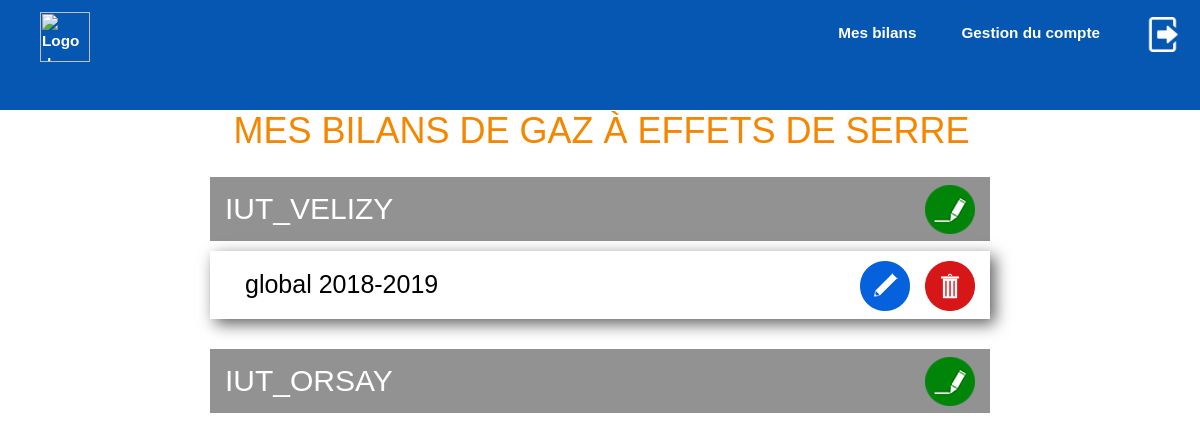
Before: /voirBC.php (signed in) with the older database file.
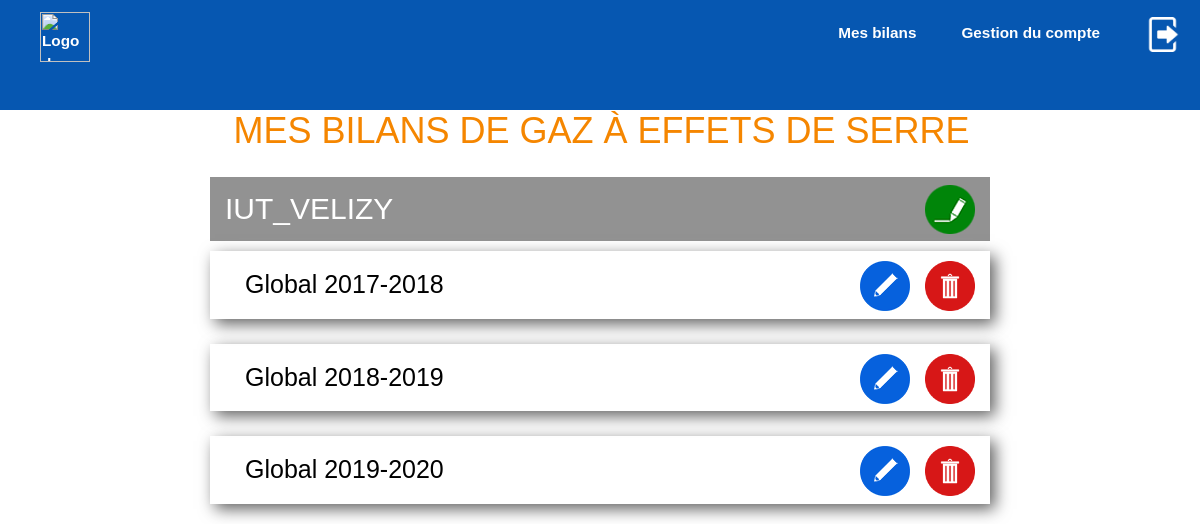
After: the same page with the newer database file.
### tables this page shows
CREATE TABLE `liaison` (
  `Utilisateur` varchar(20) NOT NULL,
  `Etablissement` varchar(30) NOT NULL
);

CREATE TABLE `bilan_carbone` (
  `Id` int(11) NOT NULL,
  `Nom` varchar(20) NOT NULL,
  `Etablissement` varchar(20) NOT NULL,
  `Periode` varchar(11) NOT NULL
);

### fonction/fonctionsBilan.php (the view, shortened to what this page needs)
<?php
		function affichage_bilan($connexion){
			$tables="liaison";
			$requete="SELECT Etablissement FROM $tables where Utilisateur='{$_SESSION['id']}'";
			$resultat=mysqli_query($connexion,$requete);
			while(!is_null($ligne=mysqli_fetch_row($resultat))){
				echo "
					<div class = 'titre'>
						<h2 class = 'etablissement'>$ligne[0]</h2>
						<a class = 'creer' href = 'creerBC.php'>
							<img src='Images/creer.png' alt='Créer un bilan' title='Créer un bilan'>
						</a>
					</div>
					";
				$tables="bilan_carbone";
				$requete="SELECT id,nom,Periode FROM $tables where Etablissement='{$ligne[0]}'";
				$bilan=mysqli_query($connexion,$requete);
				while(!is_null($mesBilans=mysqli_fetch_row($bilan))) {
					echo "
						<div class = 'bilan'>
							<a class = 'nom-bilan' href='voirPoste.php?bilan=$mesBilans[0]'>
								<h3 class = 'titreBilan'>
									$mesBilans[1] $mesBilans[2]
								</h3>
							</a>
							<div class = 'actions'>
								<a class = 'action' href = 'modifierBC.php?bilan=$mesBilans[0]' alt = 'Modifier le bilan' id = 'modifier' title = 'Modifier le bilan'>
									<img src='Images/modifier.png' alt='Modifier le bilan' title='Modifier le bilan'>
								</a>
								<a class = 'action' href = 'supprimer.php?bilan=$mesBilans[0]' alt = 'Supprimer le bilan' id = 'supprimer' title = 'Supprimer le bilan'>
									<img src='Images/supprimer.png' alt='Supprimer le bilan' title='Supprimer le bilan'>
								</a>
							</div>
						</div>";
				}
			}
		}
?>

### voirBC.php (shortened to what this page needs)
<html>
	<?php
		require("fonction/fonction.php");
		require("fonction/fonctionsBilan.php");
		if(!$connexion=connexion()){
			die();
		}
	?>
	<head>
		<link rel="stylesheet" href="css/style.css">
		<link rel="stylesheet" href="css/bilan_poste.css">
	</head>
	<header>
		<?php
			navigation();
		?>
	</header>
	<body>
		<h1>
			Mes bilans de gaz à effets de serre
		</h1>
		<div id = "afficherBC">
			<?php
				affichage_bilan($connexion);
			?>
		</div>
	</body>
</html>

### fonction/fonction.php (shortened to what this page needs)
<html>
	<head>
	</head>
	<?php
		function navigation(){
			echo "
				<nav>
					<ul id = 'menu1'>
						<li>
							<a href = 'http://www.iut-velizy-rambouillet.uvsq.fr/' title = \"Lien vers le site de l'IUT de Vélizy\">
								<img class = 'logo_IUT' src = 'Images/Logo.png' alt = \"Logo de l'IUT de Vélizy\">
							</a>
						</li>
					</ul>
					<ul id = 'menu2'>
						<li class = 'droite'>
							<a href = 'voirBC.php' class = 'texte'>
								Mes bilans
							</a>
						</li>
						<li class = 'droite'>
							<a href = 'gestionDuCompte.php' class = 'texte'>
								Gestion du compte
							</a>
						</li>
						<li class = 'droite'>
							<a class = 'deconnexion' onclick = \"return confirm('Souhaitez-vous quitter votre session ?');\" href = 'deconnexion.php'>
								<img class = 'icone_deconnexion' src = 'Images/deconnexion.png' alt = 'Déconnexion' title = 'Déconnexion'>
							</a>
						</li>
					</ul>
				</nav>";
		}
	?>
</html>

### css/style.css (style rules this page uses)
body { padding: auto; margin: 0 auto; background: #FFFFFF; font-family: Garamond, Verdana, sans-serif; font-size: 18px; }
h1 { text-align: center; font-size: 40px; margin: 10px; padding-top: 100px; color : #f58600; font : 200% impact, futura, sans-serif; text-transform : uppercase; padding-left : 3px; }
h2, h3 { font-weight: normal; text-align: left; margin: 15px; }
h2 { font-size: 30px; }
h3 { font-size: 25px; }
nav { width: 100%; margin: 0 auto; background-color: #0657b1; margin-top: -16px; font-weight: bold; float: right; }
nav ul { list-style-type: none; display: inline-block; }
#menu2 { float: right; display: flex; }
#menu2 li { margin-left: 25px; }
nav li { position: relative; height: 10%; }
nav a { display: block; text-decoration: none; color: #FFFFFF; margin-right: 20px; margin-top: 10px; }
.icone_deconnexion { height: 35px; width: auto; margin-top: -5px; }
.logo_IUT { height: 50px; width: auto; margin-top: -10px; }
a { float: left; line-height: 1.5; font-size: 0.85em; font-family: Verdana, sans-serif; text-decoration: none; cursor: pointer; }

### css/bilan_poste.css (style rules this page uses)
#afficherBC { width: 65%; text-align: center; margin-left: auto; margin-right: auto; }
.nom-bilan { margin-left: 20px; float: left; position: relative; color: black; }
.action { margin-left: 15px; margin-top: 10px; }
.titre { float: left; margin-top: 15px; background-color: #929292; color: white; width: 100%; }
.creer, .actions { float: right; margin-right: 15px; }
.etablissement { float: left; }
.etablissement, .creer { display: inline; }
.creer { padding-top: 8px; }
.bilan { display: inline-block; width: 100%; margin-top: 10px; margin-bottom: 15px; backgound-color: #EAEAEA; box-shadow: 5px 5px 15px #606060; }
.creer, .actions img, .supprimer img { height: 50; width: 50; }

Changed rows visible on the page:
removed bilan_carbone: Nom "global", Periode "2018-2019"
removed liaison: Etablissement "IUT_ORSAY"
added bilan_carbone: Nom "Global", Periode "2017-2018"
added bilan_carbone: Nom "Global", Periode "2018-2019"
added bilan_carbone: Nom "Global", Periode "2019-2020"
